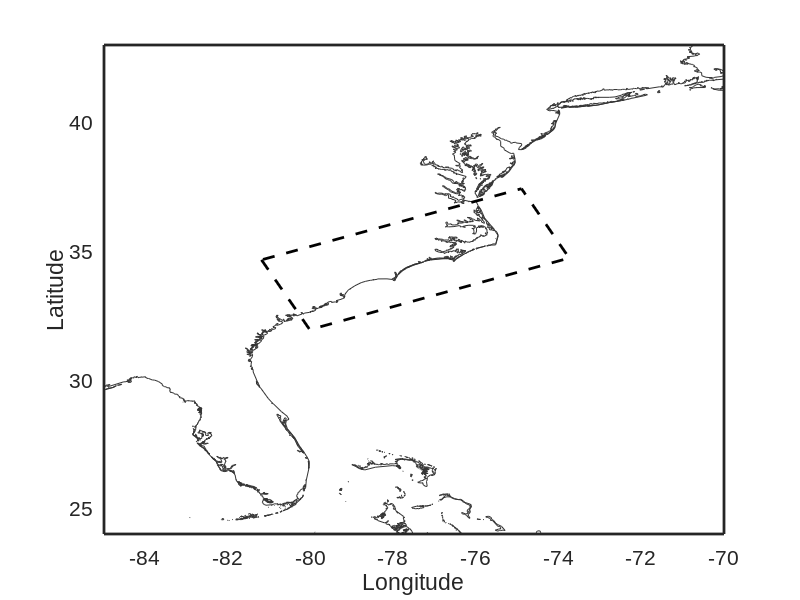

Here is the MATLAB script that generated this plot: (Note: this script raises an error after producing the figure.)
clear;clc;close all
%% figure 2 panels a-b
addpath(genpath("../matlab_toolbox/"))
%----- options -----
bgcolor=[1.0 1.0 1.0];
myfont='Arial';
%% figure 2 panel (a)
figure;
set(gcf,'position',[10 50 700 800],'inverthardcopy','off','color',[1 1 1])
    FPT_XMIN=-85;
    FPT_XMAX=-70;
    FPT_YMIN=24;
    FPT_YMAX=43;
  
    set(gca,'box','on','Layer','top','FontName',myfont,'FontSize',15,'LineWidth',2);
    set(gca,'color',bgcolor);
    hold on
    
    set(gca,'FontSize',15);
    set(gca,'tickdir','none')
    axis tight 
    axis([FPT_XMIN FPT_XMAX FPT_YMIN FPT_YMAX])
    xlabel('Longitude') 
    ylabel('Latitude') 

    hold on
    bij=load('data/coastal_line.dat');
    plot(bij(:,1),bij(:,2),'Color',[0.2,0.2,0.2],'LineWidth',0.5);    
%% parent domain    
    clearvars lon lat im jm xd yd
    load('data/Carolinas.mat');
    [im,jm]=size(lon);
    xd=zeros(5,1);
    yd=zeros(5,1);
    xd(1)=lon(1,jm);
    yd(1)=lat(1,jm);
    xd(2)=lon(1,1);
    yd(2)=lat(1,1);
    xd(3)=lon(im,1);
    yd(3)=lat(im,1);
    xd(4)=lon(im,jm);
    yd(4)=lat(im,jm);
    xd(5)=lon(1,jm);
    yd(5)=lat(1,jm);
    plot(xd,yd,'k--','LineWidth',2);    
    clearvars lon lat im jm xd yd
 %% study domain
    load('data/Couple_domain.mat');
    [im,jm]=size(lon);
    xd=zeros(5,1);
    yd=zeros(5,1);
    xd(1)=lon(1,jm);
    yd(1)=lat(1,jm);
    xd(2)=lon(1,1);
    yd(2)=lat(1,1);
    xd(3)=lon(im,1);
    yd(3)=lat(im,1);
    xd(4)=lon(im,jm);
    yd(4)=lat(im,jm);
    xd(5)=lon(1,jm);
    yd(5)=lat(1,jm);
    plot(xd,yd,'r--','LineWidth',2);

%% hurricane track    
% load hurricane track
track=load('data/track.txt');
track1=load('data/track1.txt');
track2=load('data/track2.txt');
track3=load('data/track3.txt');
track4=load('data/track4.txt');  
    plot(-track1(:,2),track1(:,1),'k-','LineWidth',1);
    plot(-track2(:,2),track2(:,1),'k-','LineWidth',1);
    plot(-track3(:,2),track3(:,1),'k-','LineWidth',1);
    plot(-track4(:,2),track4(:,1),'k-','LineWidth',1);
    plot(-track(1:end-1,2),track(1:end-1,1),'ko','Markersize',6);
    
    xshift=0.23;
    yshift=0.3;
    text(-73.2-xshift-0.5,31.5-yshift+0.015,'09/13','FontName',myfont,'FontSize',12)
    text(-76.5-xshift-0.35,34.0-yshift,'09/14','FontName',myfont,'FontSize',12)
    text(-78.8-xshift-0.1,33.9-yshift,'09/15','FontName',myfont,'FontSize',12)
    text(-80.2-xshift-0.1,33.6-yshift,'09/16','FontName',myfont,'FontSize',12)
    text(-82.2-xshift-0.7,35.0,'09/17','FontName',myfont,'FontSize',12)
    
%% save figure
outfile=['figure2_a','.png'];
print(gcf,'-dpng',outfile)  
% close(figure(1));

%% EOF